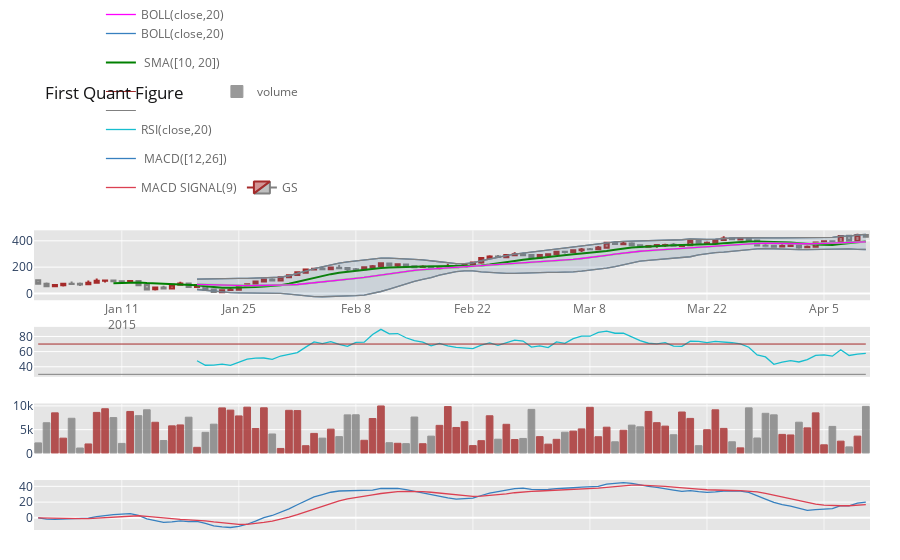

Write notebook code for a chart like this one.
### Code cell
qf.add_sma([10,20],width=2,color=['green','lightgreen'],legendgroup=True)
qf.add_rsi(periods=20,color='java')
qf.add_bollinger_bands(periods=20,boll_std=2,colors=['magenta','grey'],fill=True)
qf.add_volume()
qf.add_macd()
qf.iplot()
